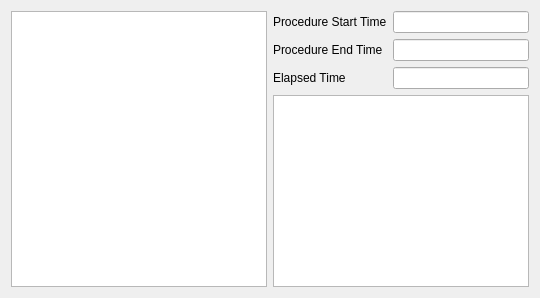
          <widget class="QWidget" name="finalQCTab">
           <attribute name="title">
            <string>8 - Final QC</string>
           </attribute>
           <layout class="QGridLayout" name="gridLayout_41">
            <item row="0" column="1">
             <layout class="QGridLayout" name="gridLayout_40">
              <item row="0" column="0">
               <widget class="QLabel" name="label_52">
                <property name="text">
                 <string>Procedure Start Time</string>
                </property>
               </widget>
              </item>
              <item row="0" column="1">
               <widget class="QLineEdit" name="pan8STimeLE">
                <property name="readOnly">
                 <bool>true</bool>
                </property>
               </widget>
              </item>
              <item row="1" column="0">
               <widget class="QLabel" name="label_53">
                <property name="text">
                 <string>Procedure End Time</string>
                </property>
               </widget>
              </item>
              <item row="1" column="1">
               <widget class="QLineEdit" name="pan8ETimeLE">
                <property name="readOnly">
                 <bool>true</bool>
                </property>
               </widget>
              </item>
              <item row="2" column="0">
               <widget class="QLabel" name="label_54">
                <property name="text">
                 <string>Elapsed Time</string>
                </property>
               </widget>
              </item>
              <item row="2" column="1">
               <widget class="QLineEdit" name="pan8TTimeLE">
                <property name="readOnly">
                 <bool>true</bool>
                </property>
               </widget>
              </item>
             </layout>
            </item>
            <item row="1" column="1">
             <widget class="QListWidget" name="pan8TimeList"/>
            </item>
            <item row="0" column="0" rowspan="2">
             <widget class="QListWidget" name="pan8ComList"/>
            </item>
           </layout>
          </widget>
